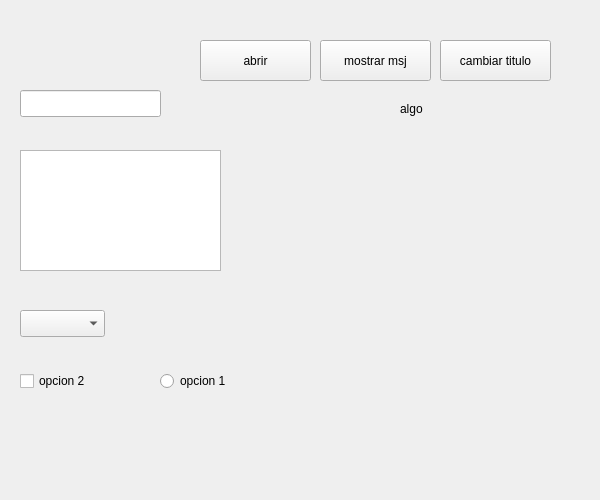
<?xml version="1.0" encoding="UTF-8"?>
<ui version="4.0">
 <class>MainWindow</class>
 <widget class="QMainWindow" name="MainWindow">
  <property name="geometry">
   <rect>
    <x>0</x>
    <y>0</y>
    <width>600</width>
    <height>500</height>
   </rect>
  </property>
  <property name="windowTitle">
   <string>Mi Ventana</string>
  </property>
  <widget class="QWidget" name="centralwidget">
   <widget class="QPushButton" name="abrir">
    <property name="geometry">
     <rect>
      <x>200</x>
      <y>40</y>
      <width>111</width>
      <height>41</height>
     </rect>
    </property>
    <property name="text">
     <string>abrir</string>
    </property>
   </widget>
   <widget class="QLineEdit" name="palabra">
    <property name="geometry">
     <rect>
      <x>20</x>
      <y>90</y>
      <width>141</width>
      <height>27</height>
     </rect>
    </property>
   </widget>
   <widget class="QLabel" name="label">
    <property name="geometry">
     <rect>
      <x>400</x>
      <y>100</y>
      <width>67</width>
      <height>17</height>
     </rect>
    </property>
    <property name="text">
     <string>algo</string>
    </property>
   </widget>
   <widget class="QComboBox" name="comboBox">
    <property name="geometry">
     <rect>
      <x>20</x>
      <y>310</y>
      <width>85</width>
      <height>27</height>
     </rect>
    </property>
   </widget>
   <widget class="QTextEdit" name="texto">
    <property name="geometry">
     <rect>
      <x>20</x>
      <y>150</y>
      <width>201</width>
      <height>121</height>
     </rect>
    </property>
   </widget>
   <widget class="QCheckBox" name="checkBox">
    <property name="geometry">
     <rect>
      <x>20</x>
      <y>370</y>
      <width>97</width>
      <height>22</height>
     </rect>
    </property>
    <property name="text">
     <string>opcion 2</string>
    </property>
   </widget>
   <widget class="QRadioButton" name="radioButton">
    <property name="geometry">
     <rect>
      <x>160</x>
      <y>370</y>
      <width>117</width>
      <height>22</height>
     </rect>
    </property>
    <property name="text">
     <string>opcion 1</string>
    </property>
   </widget>
   <widget class="QPushButton" name="msj">
    <property name="geometry">
     <rect>
      <x>320</x>
      <y>40</y>
      <width>111</width>
      <height>41</height>
     </rect>
    </property>
    <property name="text">
     <string>mostrar msj</string>
    </property>
   </widget>
   <widget class="QPushButton" name="borrar">
    <property name="geometry">
     <rect>
      <x>440</x>
      <y>40</y>
      <width>111</width>
      <height>41</height>
     </rect>
    </property>
    <property name="text">
     <string>cambiar titulo</string>
    </property>
   </widget>
  </widget>
 </widget>
 <resources/>
 <connections/>
</ui>
